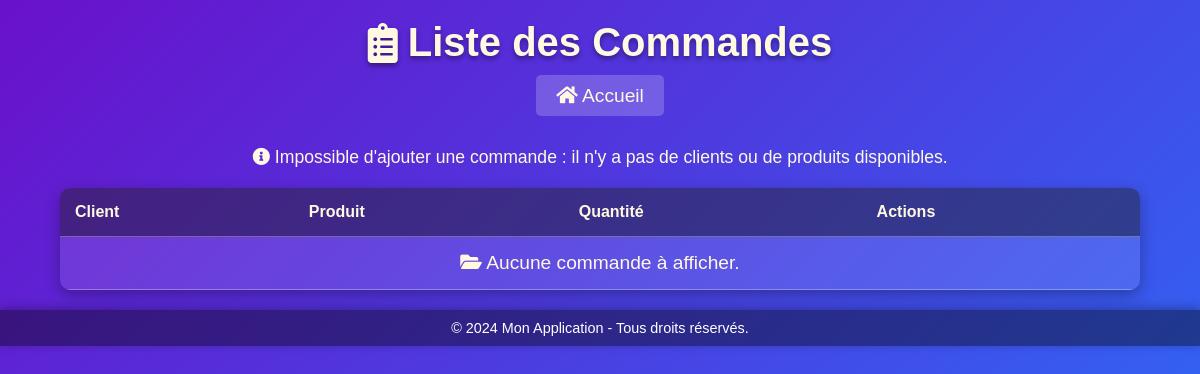
The page /commandes on the database as committed earlier.
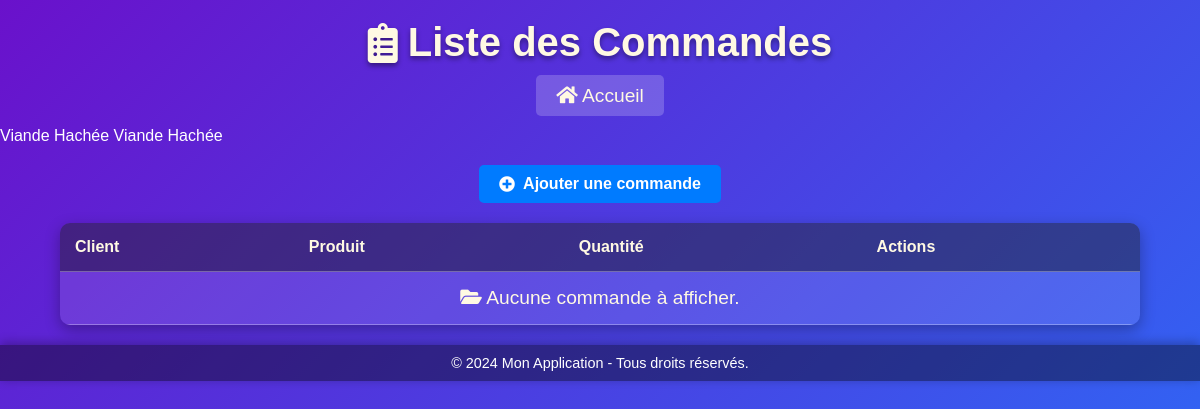
The same page on the database as committed later.
### tables this page shows
CREATE TABLE produits (
                        id INTEGER PRIMARY KEY AUTOINCREMENT,
                        nom TEXT NOT NULL,
                        prix REAL NOT NULL, 
                        description TEXT NOT NULL,
                        stock INTEGER NOT NULL,
                        type_produit TEXT NOT NULL
                    );

### app.py (the view)
@app.route('/commandes')
def list_commandes():
    clients = Client()
    clients = clients.get_clients()
    produits = Produit()
    produits = produits.get_products()
    return render_template('list_commandes.html', clients=clients, produits=produits)

### gestion_produit.py (called while the page is built)
    def get_products(self):
        try:
            with sqlite3.connect("app_database.db") as connection:
                cursor = connection.cursor()
                cursor.execute("SELECT * FROM produits")
                produits = cursor.fetchall()
                return [Produit(nom=row[1], prix=row[2], description=row[3], stock=row[4], type_produit=row[5], id=row[0]) for row in produits]
        except sqlite3.Error as e:
            print(f"Erreur lors de la récupération des produits : {e}")
            return []

    def get_clients(self):
        with sqlite3.connect("app_database.db") as connection:
            cursor = connection.cursor()
            cursor.execute("SELECT id, nom, email FROM clients")
            return cursor.fetchall()

### templates/list_commandes.html (shortened to what this page needs)
<!DOCTYPE html>
<html lang="fr">
<head>
    <link href="https://cdnjs.cloudflare.com/ajax/libs/font-awesome/5.15.3/css/all.min.css" rel="stylesheet">
    <link rel="stylesheet" type="text/css" href="{{ url_for('static', filename='style_orders.css') }}">
</head>
<body>
    <header>
        <h1><i class="fas fa-clipboard-list"></i> Liste des Commandes</h1>
    </header>
    <div class="home-link">
        <a href="{{ url_for('dashboard') }}"><i class="fas fa-home"></i> Accueil</a>
    </div>
    <main>
        {% for produit in produits %}
        {{ produit.nom }}
        {% endfor %}
        {% if clients and produits %}
            <div class="action-link">
                <a href="{{ url_for('add_order') }}" class="btn-primary">
                    <i class="fas fa-plus-circle"></i> Ajouter une commande
                </a>
            </div>
        {% else %}
            <p class="info-message">
                <i class="fas fa-info-circle"></i> Impossible d'ajouter une commande : il n'y a pas de clients ou de produits disponibles.
            </p>
        {% endif %}
        <table>
            <thead>
                <tr>
                    <th>Client</th>
                    <th>Produit</th>
                    <th>Quantité</th>
                    <th>Actions</th>
                </tr>
            </thead>
            <tbody>
                {% if orders %}
                    {% for order in orders %}
                        <tr>
                            <td>{{ order.client.nom }}</td>
                            <td>{{ order.produit.nom }}</td>
                            <td>{{ order.quantite }}</td>
                            <td class="action-buttons">
                                <a href="{{ url_for('edit_order', order_id=order.id) }}" class="btn-action btn-primary">
                                    <i class="fas fa-edit"></i> Modifier
                                </a>
                                <form method="POST" action="{{ url_for('delete_order', order_id=order.id) }}" style="display:inline;">
                                    <button type="submit" class="btn-action btn-danger" onclick="return confirm('Êtes-vous sûr de vouloir supprimer cette commande ?');">
                                        <i class="fas fa-trash-alt"></i> Supprimer
                                    </button>
                                </form>
                            </td>
                        </tr>
                    {% endfor %}
                {% else %}
                    <tr>
                        <td colspan="4" class="no-data">
                            <i class="fas fa-folder-open"></i> Aucune commande à afficher.
                        </td>
                    </tr>
                {% endif %}
            </tbody>
        </table>
    </main>
    <footer>
        &copy; 2024 Mon Application - Tous droits réservés.
    </footer>
</body>
</html>

Rows that differ between the two databases and show on the page:
added produits: nom "Viande Hachée"
added produits: nom "Viande Hachée"
Other text that changed with them:
text no longer shown: "Impossible d'ajouter une commande : il n'y a pas de clients ou de produits disponibles."
text now shown: "Ajouter une commande"
